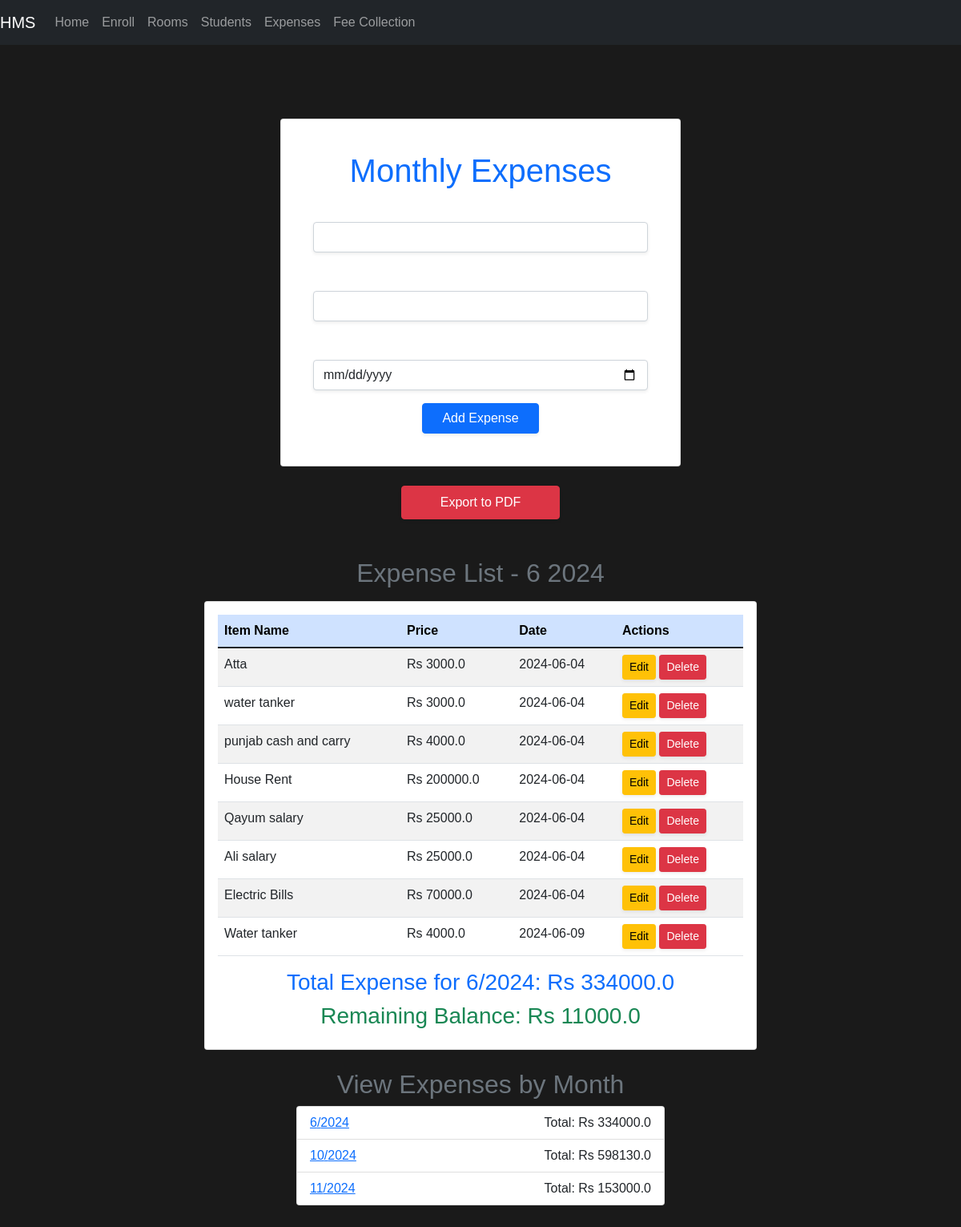
Page /expenses?year=2024&month=6 on the committed database.
### models.py (models this page shows)
class Expense(db.Model):
    id = db.Column(db.Integer, primary_key=True)
    item_name = db.Column(db.String(100), nullable=False)
    price = db.Column(db.Float, nullable=False)
    date = db.Column(db.DateTime, nullable=False, default=datetime.utcnow)  # Date column added as per plan

### app.py (the view, shortened to what this page needs)
@app.route('/expenses', methods=['GET', 'POST'])
def expenses():
    form = ExpenseForm()
    current_year = datetime.today().year
    current_month = datetime.today().month
    grouped_expenses = db.session.query(
        db.extract('year', Expense.date).label('year'),
        db.extract('month', Expense.date).label('month'),
        db.func.sum(Expense.price).label('total')
    ).group_by('year', 'month').order_by('year', 'month').all()
    year = request.args.get('year', current_year, type=int)
    month = request.args.get('month', current_month, type=int)
    expenses = Expense.query.filter(
        db.extract('year', Expense.date) == year,
        db.extract('month', Expense.date) == month
    ).all()
    total = sum(expense.price for expense in expenses)
    return render_template('expenses.html', form=form, expenses=expenses, total=total,
                           grouped_expenses=grouped_expenses, year=year, month=month,
                           current_year=current_year, current_month=current_month)

### forms.py
class ExpenseForm(FlaskForm):
    item_name = StringField('Item Name', validators=[DataRequired()])
    price = FloatField('Price', validators=[DataRequired(), NumberRange(min=0)])
    date = DateField('Date', validators=[DataRequired()])  # DateField added to ExpenseForm
    submit = SubmitField('Add Expense')

### templates/expenses.html (shortened to what this page needs)
{% extends 'base.html' %}
{% block content %}
<link rel="stylesheet" href="{{ url_for('static', filename='style.css') }}">
<div class="d-flex justify-content-center mt-4">
    <div class="card p-4" style="width: 100%; max-width: 500px;">
        <div class="card-body">
            <h1 class="card-title text-center text-primary">Monthly Expenses</h1>
            <form method="POST" action="">
                <div class="mb-3">
                    {{ form.item_name.label(class="form-label fw-bold") }}
                    {{ form.item_name(class="form-control shadow-sm") }}
                </div>
                <div class="mb-3">
                    {{ form.price.label(class="form-label fw-bold") }}
                    {{ form.price(class="form-control shadow-sm") }}
                </div>
                <div class="mb-3">
                    {{ form.date.label(class="form-label fw-bold") }}
                    {{ form.date(class="form-control shadow-sm") }}
                </div>
                <div class="d-flex justify-content-center">
                    {{ form.submit(class="btn btn-primary px-4 shadow-sm") }}
                </div>
            </form>
        </div>
    </div>
</div>
<div class="d-flex justify-content-center my-4">
    <a href="{{ url_for('export_pdf', year=year or current_year, month=month or current_month) }}"
       class="btn btn-danger shadow-sm px-5 py-2">
       Export to PDF
    </a>
</div>
<h2 class="text-center mt-5 text-secondary">Expense List - {{ month or "Current Month" }} {{ year or "" }}</h2>
<div class="d-flex justify-content-center mt-3">
    <div class="card w-75">
        <div class="card-body">
            <table class="table table-striped table-hover">
                <thead class="table-primary">
                    <tr>
                        <th>Item Name</th>
                        <th>Price</th>
                        <th>Date</th>
                        <th>Actions</th>
                    </tr>
                </thead>
                <tbody>
                    {% for expense in expenses %}
                    <tr>
                        <td>{{ expense.item_name }}</td>
                        <td>Rs {{ expense.price }}</td>
                        <td>{{ expense.date.strftime('%Y-%m-%d') }}</td>
                        <td>
                            <button class="btn btn-sm btn-warning shadow-sm" data-bs-toggle="modal" data-bs-target="#editModal{{ expense.id }}">
                                Edit
                            </button>
                            <form method="POST" action="{{ url_for('delete_expense', expense_id=expense.id) }}" style="display:inline;">
                                <button type="submit" class="btn btn-sm btn-danger shadow-sm" onclick="return confirm('Are you sure?')">Delete</button>
                            </form>
                        </td>
                    </tr>
                    {% endfor %}
                </tbody>
            </table>
            <h3 class="text-center text-primary">Total Expense for {{ month }}/{{ year }}: Rs {{ total }}</h3>
            <h3 class="text-center text-success">Remaining Balance: Rs {{ 345000 - total }}</h3>
        </div>
    </div>
</div>
<div class="d-flex justify-content-center mt-4">
    <h2 class="text-secondary">View Expenses by Month</h2>
</div>
<div class="d-flex justify-content-center">
    <ul class="list-group w-50">
        {% for entry in grouped_expenses %}
        <li class="list-group-item d-flex justify-content-between align-items-center">
            <a href="{{ url_for('expenses', year=entry.year, month=entry.month) }}">
                {{ entry.month }}/{{ entry.year }}
            </a>
            <span>Total: Rs {{ entry.total }}</span>
        </li>
        {% endfor %}
    </ul>
</div>
{% endblock %}

### static/style.css (style rules this page uses)
body { font-family: Arial, sans-serif; background-color: #1a1a1a; color: white; margin: 0; padding: 0; }
h1, h2, h3, h4, h5, h6 { color: #e0e0e0; }

### rows in the picture
Expense: item_name "Atta", price "3000.0", date "2024-06-04"
Expense: item_name "water tanker", price "3000.0", date "2024-06-04"
Expense: item_name "punjab cash and carry", price "4000.0", date "2024-06-04"
Expense: item_name "House Rent", price "200000.0", date "2024-06-04"
Expense: item_name "Qayum salary", price "25000.0", date "2024-06-04"
Expense: item_name "Ali salary", price "25000.0", date "2024-06-04"
Expense: item_name "Electric Bills", price "70000.0", date "2024-06-04"
Expense: item_name "Water tanker", price "4000.0", date "2024-06-09"

### other values in the picture
{{ month or "Current Month" }} "6"
{{ year or "" }} "2024"
{{ month }} "6"
{{ year }} "2024"
{{ total }} "334000.0"
{{ 345000 - total }} "11000.0"
{{ entry.month }} "6" "10" "11"
{{ entry.year }} "2024" "2024" "2024"
{{ entry.total }} "334000.0" "598130.0" "153000.0"
